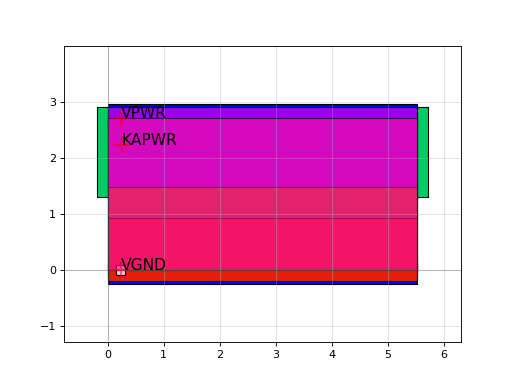

Write the Python code that produced this figure.
import sky130

c = sky130.components.sky130_fd_sc_hd__lpflow_decapkapwr_12()
c.plot()
